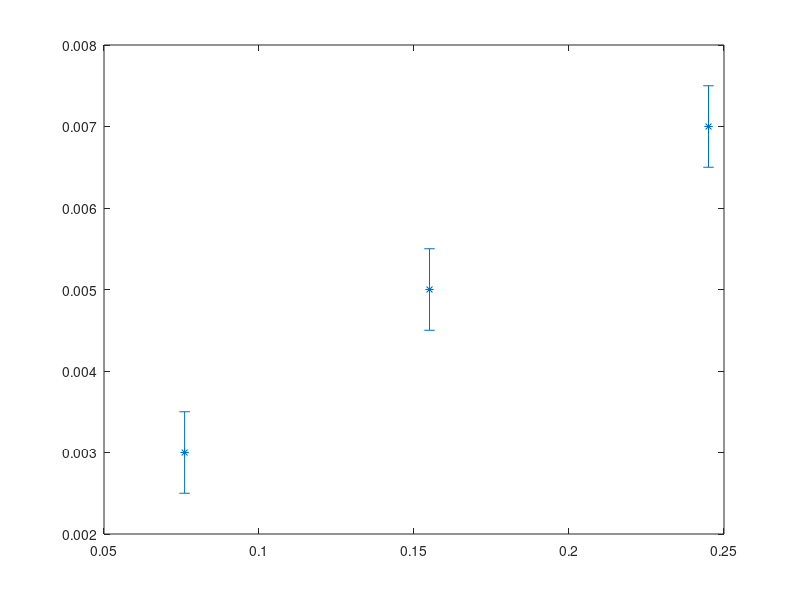

Here is the MATLAB script that generated this plot:
% Min Fl Vel vs. Bed Height
% stdev = .1587

x = [.076 .155 .245];
y = [.003 .005 .007];
e = [.0005, .0005, .0005];

errorbar(x,y,e,'*');